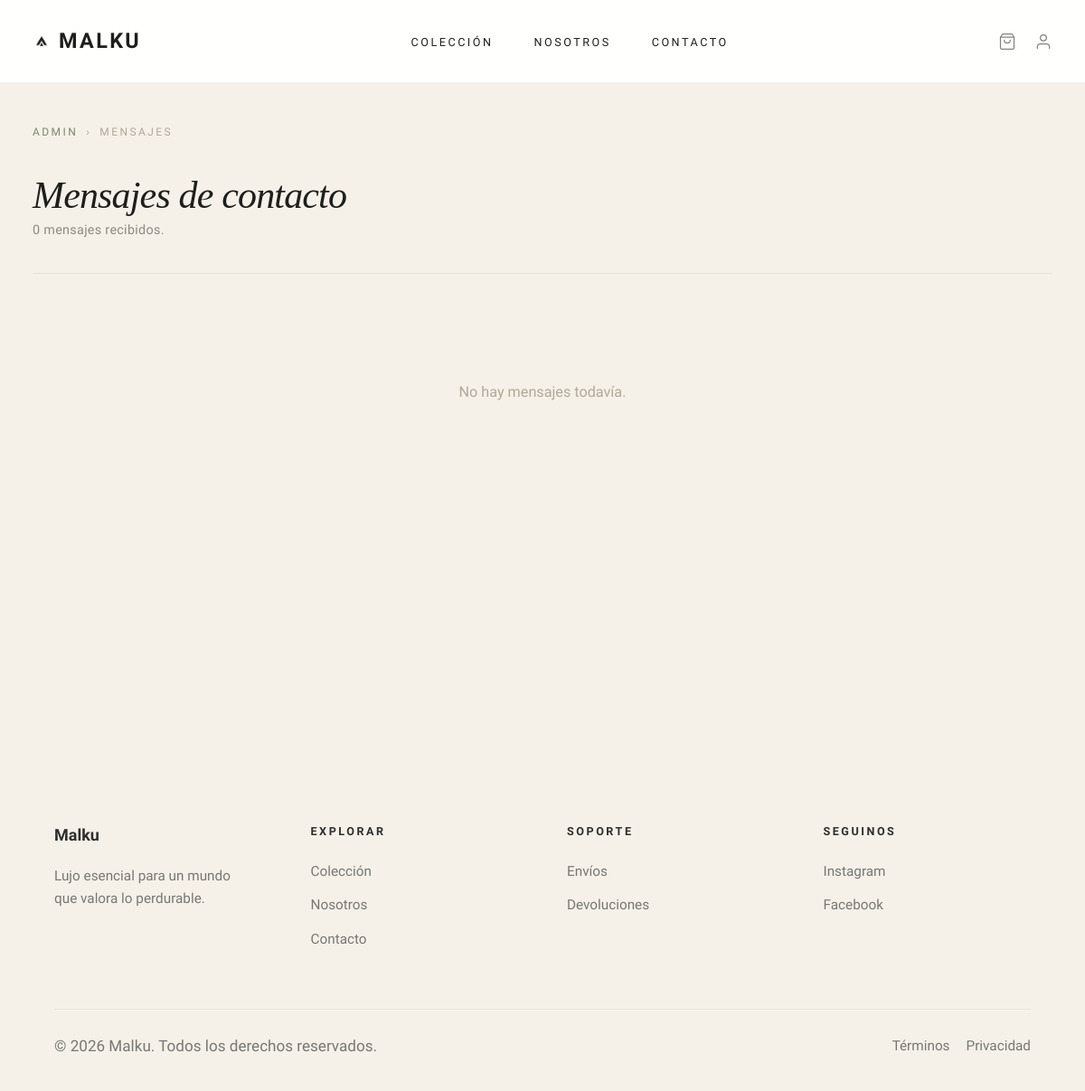
The app's page /public/admin/contacto (signed in), older data.
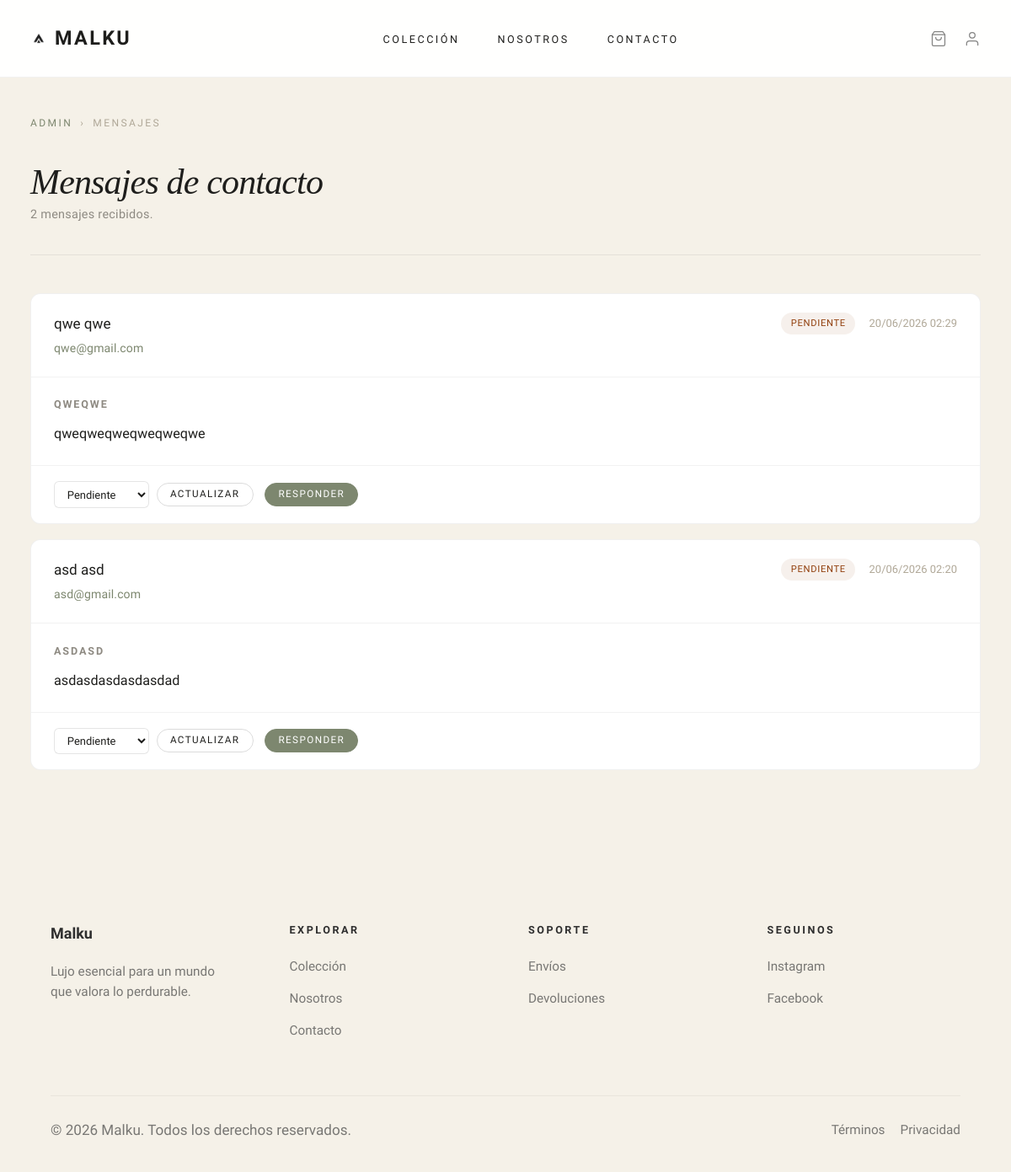
The same page, newer data.
### tables this page shows
CREATE TABLE `contacto` (
  `id` int(11) NOT NULL,
  `nombre` varchar(100) NOT NULL,
  `apellido` varchar(100) DEFAULT NULL,
  `email` varchar(150) NOT NULL,
  `telefono` varchar(30) DEFAULT NULL,
  `asunto` varchar(150) DEFAULT NULL,
  `mensaje` text NOT NULL,
  `estado` enum('pendiente','leido','respondido') DEFAULT 'pendiente',
  `fecha_envio` timestamp NOT NULL DEFAULT current_timestamp()
);

### app/controllers/admin/ContactoAdminController.php (called while the page is built, shortened)
<?php
require_once __DIR__ . '/../../repositories/ContactoRepository.php';
class ContactoAdminController
{
    private $repo;
    public function __construct()
    {
        $this->repo = new ContactoRepository();
    }
    public function index()
    {
        $mensajes = $this->repo->obtenerTodos();
        require_once __DIR__ . '/../../views/admin/contacto/index.php';
    }
}

### public/index.php (called while the page is built, shortened)
<?php
require_once __DIR__ .
    '/../routes/web.php';

### config/database.php (called while the page is built, shortened)
<?php
class Database
{
    private $HOST = 'localhost';
    private $DB_NAME = 'malku';
    private $USER = 'root';
    private $PASSWORD = '';
    private $CHARSET = 'utf8mb4';
    public function conectar()
    {
        try {
            $DSN = "mysql:host={$this->HOST};dbname={$this->DB_NAME};charset={$this->CHARSET}";
            $this->conexion = new PDO(
                $DSN,
                $this->USER,
                $this->PASSWORD
            );
            $this->conexion->setAttribute(
                PDO::ATTR_ERRMODE,
                PDO::ERRMODE_EXCEPTION
            );
            $this->conexion->setAttribute(
                PDO::ATTR_DEFAULT_FETCH_MODE,
                PDO::FETCH_ASSOC
            );
            $this->conexion->setAttribute(
                PDO::ATTR_EMULATE_PREPARES,
                false
            );
            return $this->conexion;
        } catch (PDOException $error) {
            die(
                'Error de conexión a la base de datos: ' .
                $error->getMessage()
            );
        }
    }
}

### app/repositories/contactoRepository.php (called while the page is built, shortened)
<?php
require_once __DIR__ . '/../../config/database.php';
class ContactoRepository
{
    private $conexion;
    public function __construct()
    {
        $this->conexion = (new Database())->conectar();
    }
    public function obtenerTodos()
    {
        return $this->conexion->query(
            "SELECT * FROM contacto ORDER BY fecha_envio DESC"
        )->fetchAll(PDO::FETCH_ASSOC);
    }
}

### app/views/admin/contacto/index.php (the view, shortened to what this page needs)
<?php require_once __DIR__ . '/../../layouts/header.php'; ?>
<main class="admin-page">
<div class="admin-wrap">
    <nav class="admin-breadcrumb">
        <a href="<?= BASE_URL ?>/admin">Admin</a>
        <span>›</span>
        <span>Mensajes</span>
    </nav>
    <div class="admin-page-header">
        <div>
            <h1 class="admin-page-title">Mensajes de contacto</h1>
            <p class="admin-page-subtitle"><?= count($mensajes) ?> mensajes recibidos.</p>
        </div>
    </div>
    <?php if (empty($mensajes)): ?>
    <div class="admin-empty"><p>No hay mensajes todavía.</p></div>
    <?php else: ?>
    <div style="display:flex;flex-direction:column;gap:1rem;">
    <?php foreach ($mensajes as $m): ?>
        <div class="admin-card contacto-card" id="msg-<?= $m['id'] ?>">
            <div class="contacto-card__head">
                <div class="contacto-card__meta">
                    <span class="contacto-card__nombre"><?= htmlspecialchars($m['nombre'] ?? '—') ?></span>
                    <a href="mailto:<?= htmlspecialchars($m['email'] ?? '') ?>" class="contacto-card__email">
                        <?= htmlspecialchars($m['email'] ?? '—') ?>
                    </a>
                </div>
                <div class="contacto-card__right">
                    <span class="badge badge--<?= $m['estado'] ?? 'pendiente' ?>"><?= ucfirst($m['estado'] ?? 'pendiente') ?></span>
                    <span class="contacto-card__fecha">
                        <?= isset($m['fecha_envio']) ? date('d/m/Y H:i', strtotime($m['fecha_envio'])) : '—' ?>
                    </span>
                </div>
            </div>
            <div class="contacto-card__body">
                <p class="contacto-card__asunto"><?= htmlspecialchars($m['asunto'] ?? '') ?></p>
                <p class="contacto-card__mensaje"><?= nl2br(htmlspecialchars($m['mensaje'] ?? '')) ?></p>
            </div>
            <div class="contacto-card__footer">
                <form method="POST" action="<?= BASE_URL ?>/admin/contacto/cambiar-estado" style="display:flex;gap:0.5rem;align-items:center">
                    <select name="estado" class="contacto-select">
                        <option value="pendiente"  <?= ($m['estado'] ?? '') === 'pendiente'  ? 'selected' : '' ?>>Pendiente</option>
                    </select>
                    <button type="submit" class="btn-admin-secondary btn-admin-sm">Actualizar</button>
                </form>
                <button
                    class="btn-admin btn-admin-sm"
                    onclick="toggleRespuesta(<?= $m['id'] ?>)"
                    id="btn-responder-<?= $m['id'] ?>"
                >
                    Responder
                </button>
            </div>
        </div>
    <?php endforeach; ?>
    </div>
    <?php endif; ?>
</div>
</main>
<?php require_once __DIR__ . '/../../layouts/footer.php'; ?>

Row changes from the older to the newer data that the page shows:
added contacto: nombre "qwe qwe", email "qwe@gmail.com", estado "PENDIENTE", fecha_envio "20/06/2026 02:29", asunto "QWEQWE", mensaje "qweqweqweqweqweqwe", estado "Pendiente"
added contacto: nombre "asd asd", email "asd@gmail.com", estado "PENDIENTE", fecha_envio "20/06/2026 02:20", asunto "ASDASD", mensaje "asdasdasdasdasdad", estado "Pendiente"
Text that changed along with them:
count($mensajes): "0" → "2"
text no longer shown: "No hay mensajes todavía."
